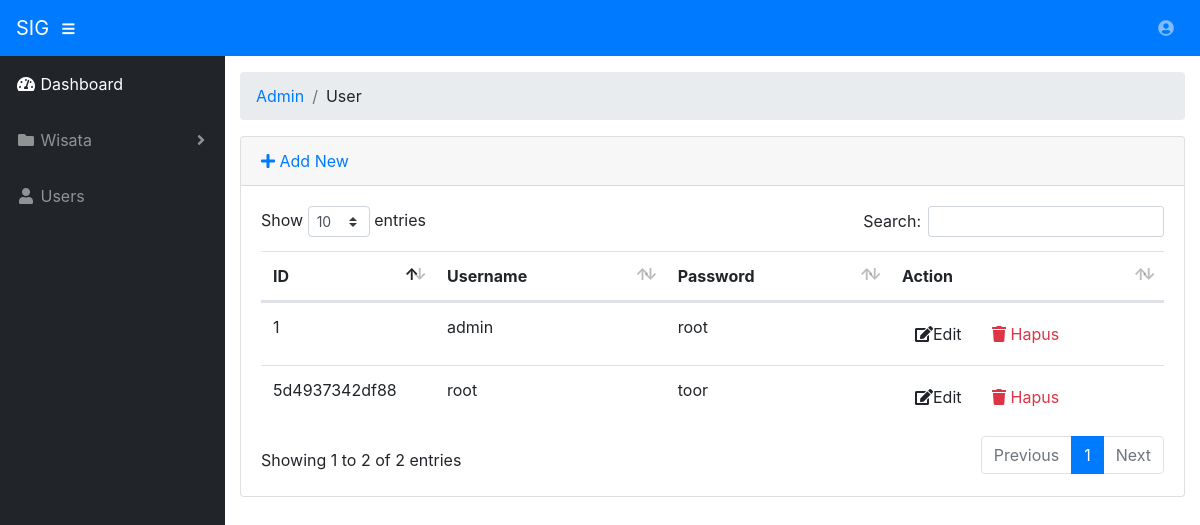
The app's page /index.php/admin/user with its own data.
### tables this page shows
CREATE TABLE `user` (
  `id` varchar(255) NOT NULL,
  `username` varchar(255) NOT NULL,
  `password` varchar(255) NOT NULL
);

### application/controllers/admin/User.php (called while the page is built, shortened)
<?php
class User extends CI_Controller
{
    public function __construct()
    {
        $this->load->model("User_model");
        $this->load->library('form_validation');
    }
    public function index()
    {
        $data["user"] = $this->User_model->getAll();
        $this->load->view("admin/user/list", $data);
    }
}

### index.php (called while the page is built, shortened)
<?php
require_once BASEPATH.'core/CodeIgniter.php';

### application/models/User_model.php (called while the page is built, shortened)
<?php defined('BASEPATH') OR exit('No direct script access allowed');
class User_model extends CI_Model
{
    private $_table = "user";
    public function getAll()
    {
        return $this->db->get($this->_table)->result();
    }
}

### application/views/admin/user/list.php (the view, shortened to what this page needs)
<!DOCTYPE html>
<html lang="en">
<head>
    <?php $this->load->view('admin/_partials/head.php') ?>
</head>
<body id="page-top">
    <?php $this->load->view('admin/_partials/nav.php') ?>
  <div id="wrapper">
    <?php $this->load->view('admin/_partials/sidebar.php') ?>
    <div id="content-wrapper">
      <div class="container-fluid">
      <?php $this->load->view('admin/_partials/breadcrumb.php') ?>
      <div class="card mb-3">
        <div class="card-header">
        <a href="<?php echo site_url('admin/user/add') ?>"><i class="fas fa-plus"></i> Add New</a>
        </div>
        <div class="card-body">
            <div class="table-responsive">
                <table class="table table-hover" id="dataTable" width="100%" cellspacing="0">
                  <thead>
                    <tr>
                        <th>ID</th>
                        <th>Username</th>
                        <th>Password</th>
                        <th>Action</th>
                    </tr>
                  </thead>
                  <tbody>
                    <?php foreach ($user as $user): ?>
                    <tr>
                        <td width="150">
                            <?php echo $user->id ?>
                        </td>
                        <td>
                            <?php echo $user->username ?>
                        </td>
                        <td>
                            <?php echo $user->password ?>
                        </td>
                        <td width="250">
						    <a href="<?php echo site_url('admin/user/edit/'.$user->id) ?>"
								 class="btn btn-small"><i class="fas fa-edit"></i>Edit</a>
						    <a onclick="deleteConfirm('<?php echo site_url('admin/user/delete/'.$user->id) ?>')"
							    href="#!" class="btn btn-small text-danger"><i class="fas fa-trash"></i> Hapus</a>
						</td>
                    </tr>
                    <?php endforeach; ?>
                  </tbody>
            </div>
        </div>
      </div>
      </div>
    </div>
  </div>
</body>
</html>

### application/views/admin/_partials/head.php (shortened to what this page needs)
<head>
  <link href="<?php echo base_url('assets/bootstrap/bootstrap.min.css') ?>" rel="stylesheet">
  <link href="<?php echo base_url('assets/fontawesome-free/css/all.min.css')?>" rel="stylesheet" type="text/css">
  <link href="<?php echo base_url('assets/datatables/dataTables.bootstrap4.css')?>" rel="stylesheet">
  <link href="<?php echo base_url('css/sb-admin.css')?>" rel="stylesheet">
</head>

### application/views/admin/_partials/nav.php (shortened to what this page needs)
<nav class="navbar navbar-expand navbar-dark bg-primary static-top">
    <a class="navbar-brand mr-1" href="http://localhost/sig-wisata/" target="_blank">SIG</a>
    <button class="btn btn-link btn-sm text-white order-1 order-sm-0" id="sidebarToggle" href="#">
      <i class="fas fa-bars"></i>
    </button>
    <ul class="navbar-nav ml-auto ml-md-0">
      <li class="nav-item dropdown no-arrow">
        <a class="nav-link dropdown-toggle" href="#" id="userDropdown" role="button" data-toggle="dropdown" aria-haspopup="true" aria-expanded="false">
          <i class="fas fa-user-circle fa-fw"></i>
        </a>
      </li>
    </ul>
  </nav>

### application/views/admin/_partials/sidebar.php (shortened to what this page needs)
<ul class="sidebar navbar-nav">
      <li class="nav-item active" <?php echo $this->uri->segment(2) == '' ? 'active': '' ?>>
        <a class="nav-link" href="<?php echo base_url('admin/') ?>">
          <i class="fas fa-fw fa-tachometer-alt"></i>
          <span>Dashboard</span>
        </a>
      </li>
      <li class="nav-item dropdown" <?php echo $this->uri->segment(2) == 'wisata' ? 'active': '' ?>>
        <a class="nav-link dropdown-toggle" href="#" id="pagesDropdown" role="button" data-toggle="dropdown" aria-haspopup="true" aria-expanded="false">
          <i class="fas fa-fw fa-folder"></i>
          <span>Wisata</span>
        </a>
      </li>
      <li class="nav-item">
        <a class="nav-link" href="<?php echo base_url('admin/user/')?>">
          <i class="fas fa-fw fa-user"></i>
          <span>Users</span></a>
      </li>
    </ul>

### application/views/admin/_partials/breadcrumb.php
<ol class="breadcrumb">
<?php foreach ($this->uri->segments as $segment): ?>
	<?php
		$url = substr($this->uri->uri_string, 0, strpos($this->uri->uri_string, $segment)) . $segment;
		$is_active =  $url == $this->uri->uri_string;
	?>
          <li class="breadcrumb-item" <?php echo $is_active ? 'active': '' ?>>
          <?php if($is_active): ?>
			<?php echo ucfirst($segment) ?>
		<?php else: ?>
			<a href="<?php echo site_url($url) ?>"><?php echo ucfirst($segment) ?></a>
		<?php endif; ?>
          </li>
<?php endforeach; ?>
</ol>

### records on screen
user: id "1", username "admin", password "root"
user: id "5d4937342df88", username "root", password "toor"

### other values on screen
$segment "Admin"
$segment "User"
